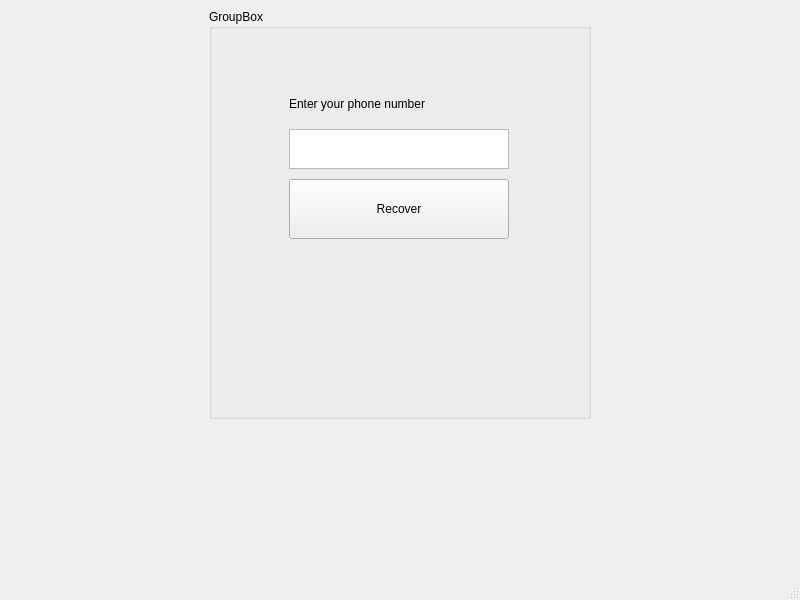
<?xml version="1.0" encoding="UTF-8"?>
<ui version="4.0">
 <class>RecoverPass</class>
 <widget class="QMainWindow" name="RecoverPass">
  <property name="geometry">
   <rect>
    <x>0</x>
    <y>0</y>
    <width>800</width>
    <height>600</height>
   </rect>
  </property>
  <property name="windowTitle">
   <string>MainWindow</string>
  </property>
  <widget class="QWidget" name="centralwidget">
   <layout class="QGridLayout" name="gridLayout">
    <item row="0" column="1">
     <widget class="QGroupBox" name="groupBox">
      <property name="title">
       <string>GroupBox</string>
      </property>
      <widget class="QTextEdit" name="textEdit">
       <property name="geometry">
        <rect>
         <x>80</x>
         <y>120</y>
         <width>220</width>
         <height>40</height>
        </rect>
       </property>
      </widget>
      <widget class="QLabel" name="label">
       <property name="geometry">
        <rect>
         <x>80</x>
         <y>80</y>
         <width>170</width>
         <height>30</height>
        </rect>
       </property>
       <property name="text">
        <string>Enter your phone number</string>
       </property>
      </widget>
      <widget class="QPushButton" name="pushButton">
       <property name="geometry">
        <rect>
         <x>80</x>
         <y>170</y>
         <width>220</width>
         <height>60</height>
        </rect>
       </property>
       <property name="text">
        <string>Recover</string>
       </property>
      </widget>
     </widget>
    </item>
    <item row="0" column="0">
     <spacer name="horizontalSpacer">
      <property name="orientation">
       <enum>Qt::Orientation::Horizontal</enum>
      </property>
      <property name="sizeType">
       <enum>QSizePolicy::Policy::Fixed</enum>
      </property>
      <property name="sizeHint" stdset="0">
       <size>
        <width>200</width>
        <height>20</height>
       </size>
      </property>
     </spacer>
    </item>
    <item row="0" column="2">
     <spacer name="horizontalSpacer_2">
      <property name="orientation">
       <enum>Qt::Orientation::Horizontal</enum>
      </property>
      <property name="sizeType">
       <enum>QSizePolicy::Policy::Fixed</enum>
      </property>
      <property name="sizeHint" stdset="0">
       <size>
        <width>200</width>
        <height>20</height>
       </size>
      </property>
     </spacer>
    </item>
    <item row="1" column="1">
     <spacer name="verticalSpacer">
      <property name="orientation">
       <enum>Qt::Orientation::Vertical</enum>
      </property>
      <property name="sizeType">
       <enum>QSizePolicy::Policy::Fixed</enum>
      </property>
      <property name="sizeHint" stdset="0">
       <size>
        <width>20</width>
        <height>150</height>
       </size>
      </property>
     </spacer>
    </item>
   </layout>
  </widget>
  <widget class="QMenuBar" name="menubar">
   <property name="geometry">
    <rect>
     <x>0</x>
     <y>0</y>
     <width>800</width>
     <height>33</height>
    </rect>
   </property>
  </widget>
  <widget class="QStatusBar" name="statusbar"/>
 </widget>
 <resources/>
 <connections/>
</ui>
